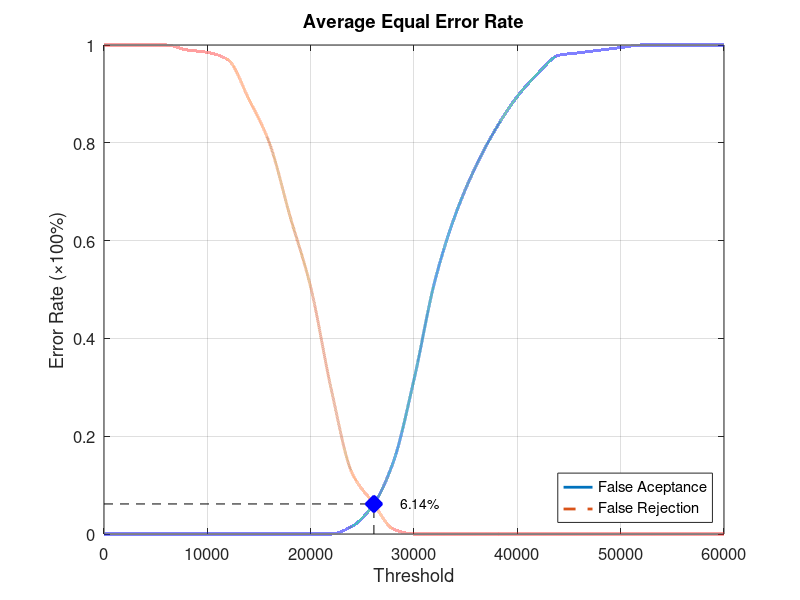
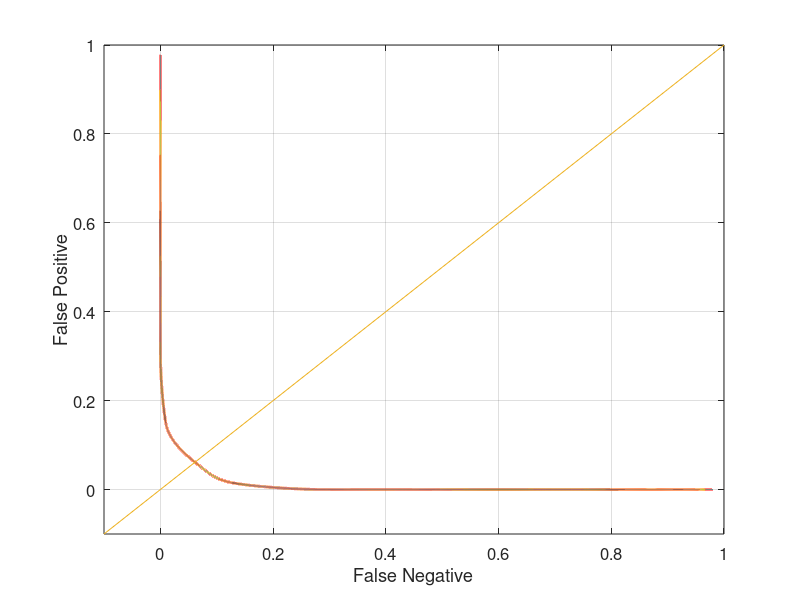

These charts were generated, in order, by the following MATLAB code:
function yEER = Database5_2
close all;
clear;
clc;
x = 0:2000:60000;
xq = 0:0.5:60000;

y0 = [0 0 0 0 0 0 0 0 0 0 0 0 0.0157895 0.0578947 0.147368 0.315789 0.515789 0.652632 0.752632 0.831579 0.894737 0.942105 0.978947 0.984211 0.989474 0.994737 1 1 1 1 1];
yy0 = interp1(x, y0, xq, 'pchip');
y1 = [1 1 1 1 0.99 0.985 0.97 0.89 0.8 0.65 0.505 0.295 0.125 0.065 0.01 0 0 0 0 0 0 0 0 0 0 0 0 0 0 0 0];
yy1 = interp1(x, y1, xq, 'pchip');

% Calculating EER: 
y2 = abs(y0 - y1);
find(y2 == min(y2))
yy2 = abs(yy0 - yy1);
xEER = find(yy2 == min(yy2));
xEERIndex = xq(xEER) % X-axis EER
yEER = yy0(xEER) % Y-axis EER

main = figure
plot(xq, yy0,'-','LineWidth', 2);	hold on
plot(xq, yy1,'--','LineWidth', 2);	hold on
plot([xEERIndex xEERIndex], [0 yEER], 'k--');	hold on
plot([0 xEERIndex], [yEER yEER], 'k--');	hold on
plot(xEERIndex, yEER, 'bx', 'LineWidth', 10);	hold on
text(xEERIndex + 10 * xEERIndex / 100, yEER, [num2str(round((10000 * yEER)) / 100) '%'])
legend('False Aceptance', 'False Rejection', 'Location', 'SouthEast')
xlabel('Threshold')
ylabel('Error Rate (\times100%)')
title('Average Equal Error Rate')
set(gca, 'FontSize', 12)
axis([0 60000 0 1])
grid on

print(main, 'Database5_2Main', '-dpng');
FNRxFPR = figure('Color', [1 1 1]);
plot(yy1, yy0, '-', yy1, yy0, 'LineWidth', 2);
hold on
y = -0.1:0.1:1
plot(y, y); 
set(gca, 'FontSize', 12)
xlabel('False Negative')
ylabel('False Positive')
axis([-0.1 1 -0.1 1])
set(gca, 'FontSize', 12)
grid on

print(FNRxFPR, 'Database5_2FNRxFPR','-dpng');
end
